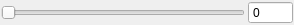
<?xml version="1.0" encoding="UTF-8"?>
<ui version="4.0">
 <class>Form</class>
 <widget class="QWidget" name="Form">
  <property name="geometry">
   <rect>
    <x>0</x>
    <y>0</y>
    <width>294</width>
    <height>22</height>
   </rect>
  </property>
  <property name="windowTitle">
   <string>Form</string>
  </property>
  <layout class="QHBoxLayout" name="horizontalLayout">
   <property name="spacing">
    <number>3</number>
   </property>
   <property name="margin">
    <number>1</number>
   </property>
   <item>
    <widget class="QSlider" name="slider">
     <property name="maximum">
      <number>100</number>
     </property>
     <property name="orientation">
      <enum>Qt::Horizontal</enum>
     </property>
    </widget>
   </item>
   <item>
    <widget class="QSpinBox" name="spinBox">
     <property name="buttonSymbols">
      <enum>QAbstractSpinBox::NoButtons</enum>
     </property>
     <property name="accelerated">
      <bool>true</bool>
     </property>
     <property name="keyboardTracking">
      <bool>false</bool>
     </property>
     <property name="maximum">
      <number>99999</number>
     </property>
    </widget>
   </item>
  </layout>
 </widget>
 <resources/>
 <connections>
  <connection>
   <sender>slider</sender>
   <signal>valueChanged(int)</signal>
   <receiver>spinBox</receiver>
   <slot>setValue(int)</slot>
   <hints>
    <hint type="sourcelabel">
     <x>174</x>
     <y>10</y>
    </hint>
    <hint type="destinationlabel">
     <x>265</x>
     <y>16</y>
    </hint>
   </hints>
  </connection>
 </connections>
</ui>
